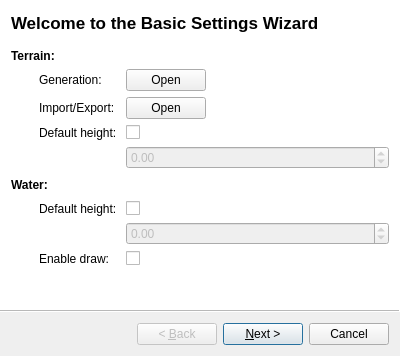
<?xml version="1.0" encoding="UTF-8"?>
<ui version="4.0">
 <class>Basic_Settings</class>
 <widget class="QWizard" name="Basic_Settings">
  <property name="geometry">
   <rect>
    <x>0</x>
    <y>0</y>
    <width>400</width>
    <height>356</height>
   </rect>
  </property>
  <property name="minimumSize">
   <size>
    <width>400</width>
    <height>356</height>
   </size>
  </property>
  <property name="maximumSize">
   <size>
    <width>400</width>
    <height>356</height>
   </size>
  </property>
  <property name="windowTitle">
   <string>Basic Settings Wizard</string>
  </property>
  <property name="wizardStyle">
   <enum>QWizard::AeroStyle</enum>
  </property>
  <property name="options">
   <set>QWizard::HelpButtonOnRight</set>
  </property>
  <property name="subTitleFormat">
   <enum>Qt::AutoText</enum>
  </property>
  <widget class="QWizardPage" name="introPage">
   <property name="minimumSize">
    <size>
     <width>0</width>
     <height>0</height>
    </size>
   </property>
   <property name="maximumSize">
    <size>
     <width>16777215</width>
     <height>16777215</height>
    </size>
   </property>
   <property name="title">
    <string>Welcome to the Basic Settings Wizard</string>
   </property>
   <attribute name="pageId">
    <string notr="true">0</string>
   </attribute>
   <layout class="QVBoxLayout" name="verticalLayout">
    <item>
     <layout class="QGridLayout" name="gridLayout">
      <item row="0" column="0">
       <widget class="QLabel" name="label_4">
        <property name="styleSheet">
         <string notr="true">font: 75 9pt &quot;MS Shell Dlg 2&quot;;
font-weight:bold;</string>
        </property>
        <property name="text">
         <string>Terrain:</string>
        </property>
       </widget>
      </item>
      <item row="6" column="0">
       <widget class="QLabel" name="label_2">
        <property name="styleSheet">
         <string notr="true">margin-left:25px;</string>
        </property>
        <property name="text">
         <string>Default height:</string>
        </property>
       </widget>
      </item>
      <item row="8" column="0">
       <widget class="QLabel" name="label_3">
        <property name="styleSheet">
         <string notr="true">margin-left:25px;</string>
        </property>
        <property name="text">
         <string>Enable draw:</string>
        </property>
       </widget>
      </item>
      <item row="4" column="1" colspan="2">
       <widget class="QDoubleSpinBox" name="terrainHeightBox">
        <property name="enabled">
         <bool>false</bool>
        </property>
        <property name="minimum">
         <double>-32768.000000000000000</double>
        </property>
        <property name="maximum">
         <double>32768.000000000000000</double>
        </property>
       </widget>
      </item>
      <item row="8" column="1" colspan="2">
       <widget class="QCheckBox" name="waterDrawBox">
        <property name="text">
         <string/>
        </property>
       </widget>
      </item>
      <item row="5" column="0">
       <widget class="QLabel" name="label">
        <property name="styleSheet">
         <string notr="true">font: 75 9pt &quot;MS Shell Dlg 2&quot;;
font-weight:bold;</string>
        </property>
        <property name="text">
         <string>Water:</string>
        </property>
       </widget>
      </item>
      <item row="1" column="0">
       <widget class="QLabel" name="label_5">
        <property name="styleSheet">
         <string notr="true">margin-left:25px;</string>
        </property>
        <property name="text">
         <string>Generation:</string>
        </property>
       </widget>
      </item>
      <item row="2" column="0">
       <widget class="QLabel" name="label_7">
        <property name="styleSheet">
         <string notr="true">margin-left:25px;</string>
        </property>
        <property name="text">
         <string>Import/Export:</string>
        </property>
       </widget>
      </item>
      <item row="2" column="1">
       <widget class="QPushButton" name="openImportExport">
        <property name="text">
         <string>Open</string>
        </property>
       </widget>
      </item>
      <item row="5" column="1" colspan="2">
       <spacer name="horizontalSpacer">
        <property name="orientation">
         <enum>Qt::Horizontal</enum>
        </property>
        <property name="sizeHint" stdset="0">
         <size>
          <width>40</width>
          <height>20</height>
         </size>
        </property>
       </spacer>
      </item>
      <item row="3" column="0">
       <widget class="QLabel" name="label_6">
        <property name="styleSheet">
         <string notr="true">margin-left:25px;</string>
        </property>
        <property name="text">
         <string>Default height:</string>
        </property>
       </widget>
      </item>
      <item row="1" column="1">
       <widget class="QPushButton" name="openGeneration">
        <property name="text">
         <string>Open</string>
        </property>
       </widget>
      </item>
      <item row="1" column="2">
       <spacer name="horizontalSpacer_2">
        <property name="orientation">
         <enum>Qt::Horizontal</enum>
        </property>
        <property name="sizeHint" stdset="0">
         <size>
          <width>40</width>
          <height>20</height>
         </size>
        </property>
       </spacer>
      </item>
      <item row="7" column="1" colspan="2">
       <widget class="QDoubleSpinBox" name="waterHeightBox">
        <property name="enabled">
         <bool>false</bool>
        </property>
        <property name="minimum">
         <double>-32768.000000000000000</double>
        </property>
        <property name="maximum">
         <double>32768.000000000000000</double>
        </property>
       </widget>
      </item>
      <item row="6" column="1" colspan="2">
       <widget class="QCheckBox" name="waterHeightEnableBox">
        <property name="text">
         <string/>
        </property>
       </widget>
      </item>
      <item row="3" column="1" colspan="2">
       <widget class="QCheckBox" name="terrainHeightEnableBox">
        <property name="text">
         <string/>
        </property>
       </widget>
      </item>
     </layout>
    </item>
   </layout>
  </widget>
  <widget class="QWizardPage" name="finishPage">
   <property name="title">
    <string>Completing the Basic Settings Wizard</string>
   </property>
   <property name="subTitle">
    <string>You have sucessfully completed the Basic Settings Wizard. When you click Finish we will make changes you selected.</string>
   </property>
   <attribute name="pageId">
    <string notr="true">1</string>
   </attribute>
   <layout class="QVBoxLayout" name="verticalLayout_2"/>
  </widget>
 </widget>
 <resources/>
 <connections/>
</ui>
